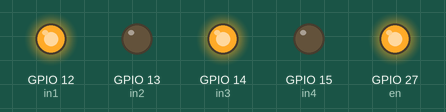
This sketch was run on a simulated ESP32. Parts: output pins drawn as LEDs (lit = HIGH).

Above: at 0.1 s.
At 2.1 s:
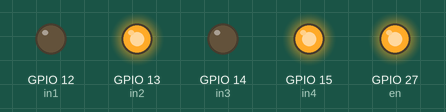
At 10.1 s:
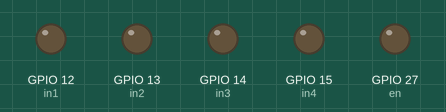
At 18.1 s:
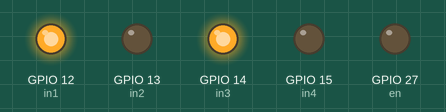
At 38.1 s:
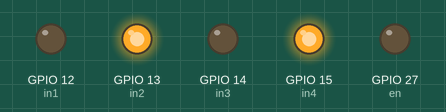
Timing chart, 0 to 39.6 s (numbered marks = the images above):
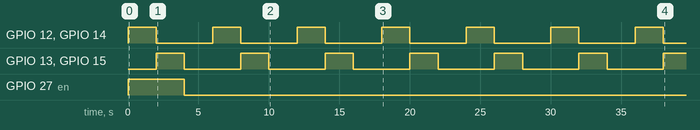

The sketch:

main.ino
```cpp
#include <Arduino.h>

int in1=12;  //DIO12
int in2=13;  //DIO13
int in3=14;  //DIO14
int in4=15;  //DIO15
int en=27;   //DIO27;pwm用

const int freq=50000; //pwm頻率
const int pwmchannel=0;  //pwm通道
const int resolution=10;  //解析度(位元)
int dutycyle=150;  //初始工作週期(解析度)

void setup()
{
  pinMode(in1,OUTPUT);
  pinMode(in2,OUTPUT);
  pinMode(in3,OUTPUT);
  pinMode(in4,OUTPUT);
  ledcSetup(pwmchannel,freq,resolution);  //設定pwm的通道、頻率與解析度；esp32有16個通道可用
  ledcAttachPin(en,pwmchannel);   //設定pwm輸出腳位
  Serial.begin(9600);

  stop();  //====全數馬達停止

}

void loop()
{
  int a;

  forward(a);
  delay(2000);

  revers(a);
  delay(2000);

  stop();
  delay(2000);

}

void forward(int speed)
{
  digitalWrite(in1,HIGH);
  digitalWrite(in2,LOW);
  digitalWrite(in3,HIGH);
  digitalWrite(in4,LOW);
  ledcWrite(pwmchannel,speed);
}

void revers(int speed)
{
  digitalWrite(in1,LOW);
  digitalWrite(in2,HIGH);
  digitalWrite(in3,LOW);
  digitalWrite(in4,HIGH);
  ledcWrite(pwmchannel,speed);
}

void stop()
{
  digitalWrite(in1,LOW);
  digitalWrite(in2,LOW);
  digitalWrite(in3,LOW);
  digitalWrite(in4,LOW);
  ledcWrite(pwmchannel,0);
}
```

Measured:
- by itself, GPIO 12 (in1), GPIO 13 (in2), GPIO 14 (in3), GPIO 15 (in4): alternates HIGH for 2.0 s and LOW for 4.0 s
- by itself, GPIO 27 (en): LOW → HIGH at 0.00 s, → LOW 4.0 s later
